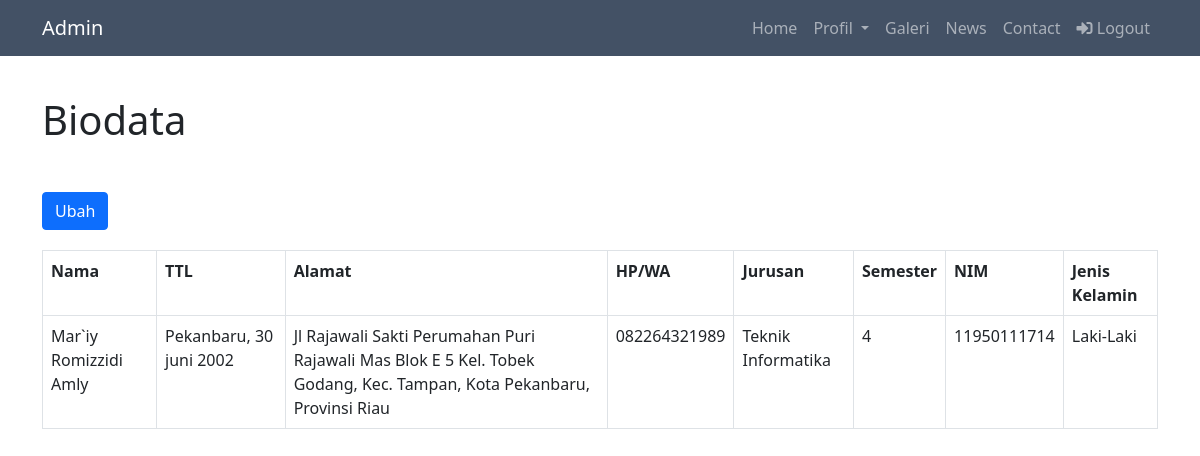
/CRUD/biodata.php (signed in), run on the app's committed database.
### tables this page shows
CREATE TABLE `biodata` (
  `nama` varchar(300) NOT NULL,
  `ttl` varchar(200) NOT NULL,
  `alamat` varchar(500) NOT NULL,
  `hp` varchar(20) NOT NULL,
  `jenis_kelamin` enum('Laki-Laki','Perempuan') NOT NULL,
  `nim` bigint(100) NOT NULL,
  `semester` int(10) NOT NULL,
  `jurusan` enum('Teknik Informatika','Teknik Industri','Teknik Elektro','Matematika','Sistem Informasi') NOT NULL
);

### CRUD/crud.php (called while the page is built, shortened)
<?php
function bacaBiodata($sql) {
    $data = array();
    $koneksi = koneksiDatabase();
    $hasil = mysqli_query($koneksi, $sql);
    $i=0;
    while($baris = mysqli_fetch_assoc($hasil)) {
        $data[$i]['nama']= $baris['nama'];
        $data[$i]['ttl'] = $baris['ttl'];
        $data[$i]['alamat'] = $baris['alamat'];
        $data[$i]['hp']= $baris['hp'];
        $data[$i]['jurusan'] = $baris['jurusan'];
        $data[$i]['semester']= $baris['semester'];
        $data[$i]['nim'] = $baris['nim'];
        $data[$i]['jenis_kelamin'] = $baris['jenis_kelamin'];
        $i++;
    }
    return $data;
}

### CRUD/biodata.php (the view, shortened to what this page needs)
<!doctype html>
<?php
    include('crud.php');
    $sql="select * from biodata";
    $data = bacaBiodata($sql);
?>
<?php require 'head.php';?>
<?php require 'header.php';?>
    <div class="container section">
        <h1>Biodata</h1>
        <div class="table-responsive">
        <table class="table table-bordered table-hover">
            <tr>
                <th scope="col">Nama</th>
                <th scope="col">TTL</th>
                <th scope="col">Alamat</th>
                <th scope="col">HP/WA</th>
                <th scope="col">Jurusan</th>
                <th scope="col">Semester</th>
                <th scope="col">NIM</th>
                <th scope="col">Jenis Kelamin</th>
            </tr>
            <?php
                foreach($data as $biodata){
                    $nama = $biodata['nama'];
                    $ttl = $biodata['ttl'];
                    $alamat = $biodata['alamat'];
                    $hp = $biodata['hp'];
                    $jurusan = $biodata['jurusan'];
                    $semester = $biodata['semester'];
                    $nim = $biodata['nim'];
                    $jenis_kelamin = $biodata['jenis_kelamin'];
                    echo "
                    <tr>
                    <td>$nama</td>
                    <td>$ttl</td>
                    <td>$alamat</td>
                    <td>$hp</td>
                    <td>$jurusan</td>
                    <td>$semester</td>
                    <td>$nim</td>
                    <td>$jenis_kelamin</td>
                    <a class='btn btn-primary' href='update-biodata.php?nim=$nim' style='margin-bottom:20px;'>Ubah</a>
                    </tr>
                    ";
                }
            ?>
        </table>
        </div>
        </div>
    </body>
</html>

### CRUD/style.css (style rules this page uses)
.container .btn { margin-top: 40px; }
.section { margin-top: 40px; }

### data on the page
biodata: nama "Mar`iy Romizzidi Amly", ttl "Pekanbaru, 30 juni 2002", alamat "Jl Rajawali Sakti Perumahan Puri Rajawali Mas Blok E 5 Kel. Tobek Godang, Kec. Tampan, Kota Pekanbaru, Provinsi Riau", hp "082264321989", jurusan "Teknik Informatika", semester "4", nim "11950111714", jenis_kelamin "Laki-Laki"
